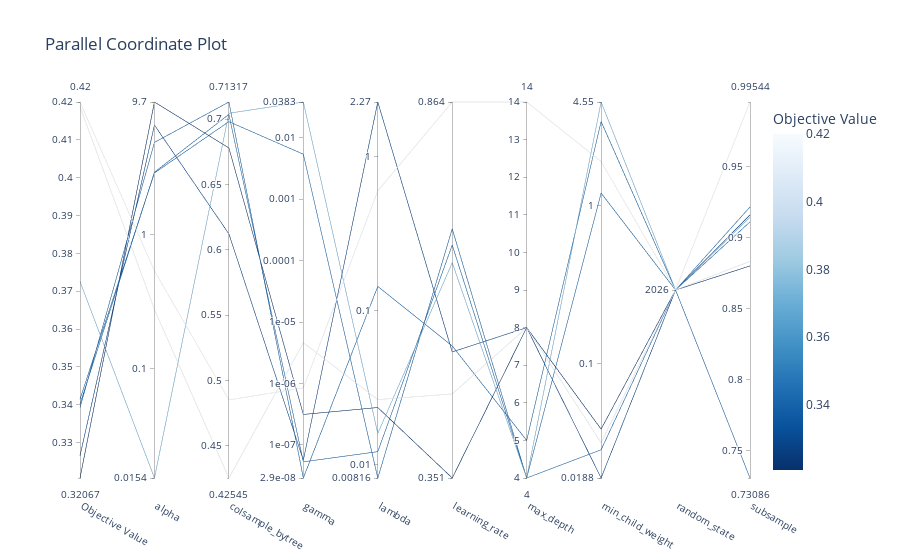

Notebook code cell kept with this figure:
### Code cell
# Parallel coordinate plot of top trials
vis.plot_parallel_coordinate(study)

### Figure 1 — Plotly figure (JSON) as saved in the notebook; plotly's stock layout.template omitted (floating-point values rounded to 4 significant figures)
{"data": [{"dimensions": [{"label": "Objective Value", "range": [0.3207, 0.42], "values": [0.42, 0.4188, 0.3207, 0.3393, 0.3266, 0.3402, 0.3415, 0.3726]}, {"label": "alpha", "range": [-1.812, 0.9866], "ticktext": ["0.0154", "0.1", "1", "9.7"], "tickvals": [-1.812, -1, 0, 0.9866], "values": [-0.2702, -0.5579, 0.9866, 0.6858, 0.8145, 0.4639, 0.4588, -1.812]}, {"label": "colsample_bytree", "range": [0.4254, 0.7132], "values": [0.4852, 0.4254, 0.678, 0.7132, 0.6123, 0.7037, 0.6981, 0.7046]}, {"label": "gamma", "range": [-7.538, -1.417], "ticktext": ["2.9e-08", "1e-07", "1e-06", "1e-05", "0.0001", "0.001", "0.01", "0.0383"], "tickvals": [-7.538, -7, -6, -5, -4, -3, -2, -1.417], "values": [-6.071, -5.336, -6.503, -7.538, -7.248, -7.275, -2.267, -1.417]}, {"label": "lambda", "range": [-2.089, 0.3563], "ticktext": ["0.00816", "0.01", "0.1", "1", "2.27"], "tickvals": [-2.089, -2, -1, 0, 0.3563], "values": [-0.2219, -1.579, -1.63, -0.8427, 0.3563, -1.917, -2.089, -1.799]}, {"label": "learning_rate", "range": [-0.4551, -0.0637], "ticktext": ["0.351", "0.864"], "tickvals": [-0.4551, -0.0637], "values": [-0.0637, -0.3675, -0.4551, -0.3176, -0.3239, -0.2126, -0.1957, -0.231]}, {"label": "max_depth", "range": [4, 14], "values": [14, 8, 8, 5, 8, 4, 4, 4]}, {"label": "min_child_weight", "range": [-1.725, 0.6584], "ticktext": ["0.0188", "0.1", "1", "4.55"], "tickvals": [-1.725, -1, 0, 0.6584], "values": [0.2807, -1.502, -1.415, 0.5349, -1.725, 0.08093, -1.546, 0.6584]}, {"label": "random_state", "range": [0, 0], "ticktext": ["2026"], "tickvals": [0], "values": [0, 0, 0, 0, 0, 0, 0, 0]}, {"label": "subsample", "range": [0.7309, 0.9954], "values": [0.9954, 0.8833, 0.8801, 0.7309, 0.916, 0.9216, 0.9111, 0.9144]}], "labelangle": 30, "labelside": "bottom", "line": {"color": [0.42, 0.4188, 0.3207, 0.3393, 0.3266, 0.3402, 0.3415, 0.3726], "colorbar": {"title": {"text": "Objective Value"}}, "colorscale": [[0, "rgb(247,251,255)"], [0.125, "rgb(222,235,247)"], [0.25, "rgb(198,219,239)"], [0.375, "rgb(158,202,225)"], [0.5, "rgb(107,174,214)"], [0.625, "rgb(66,146,198)"], [0.75, "rgb(33,113,181)"], [0.875, "rgb(8,81,156)"], [1, "rgb(8,48,107)"]], "reversescale": true, "showscale": true}, "type": "parcoords"}], "layout": {"title": {"text": "Parallel Coordinate Plot"}}}
